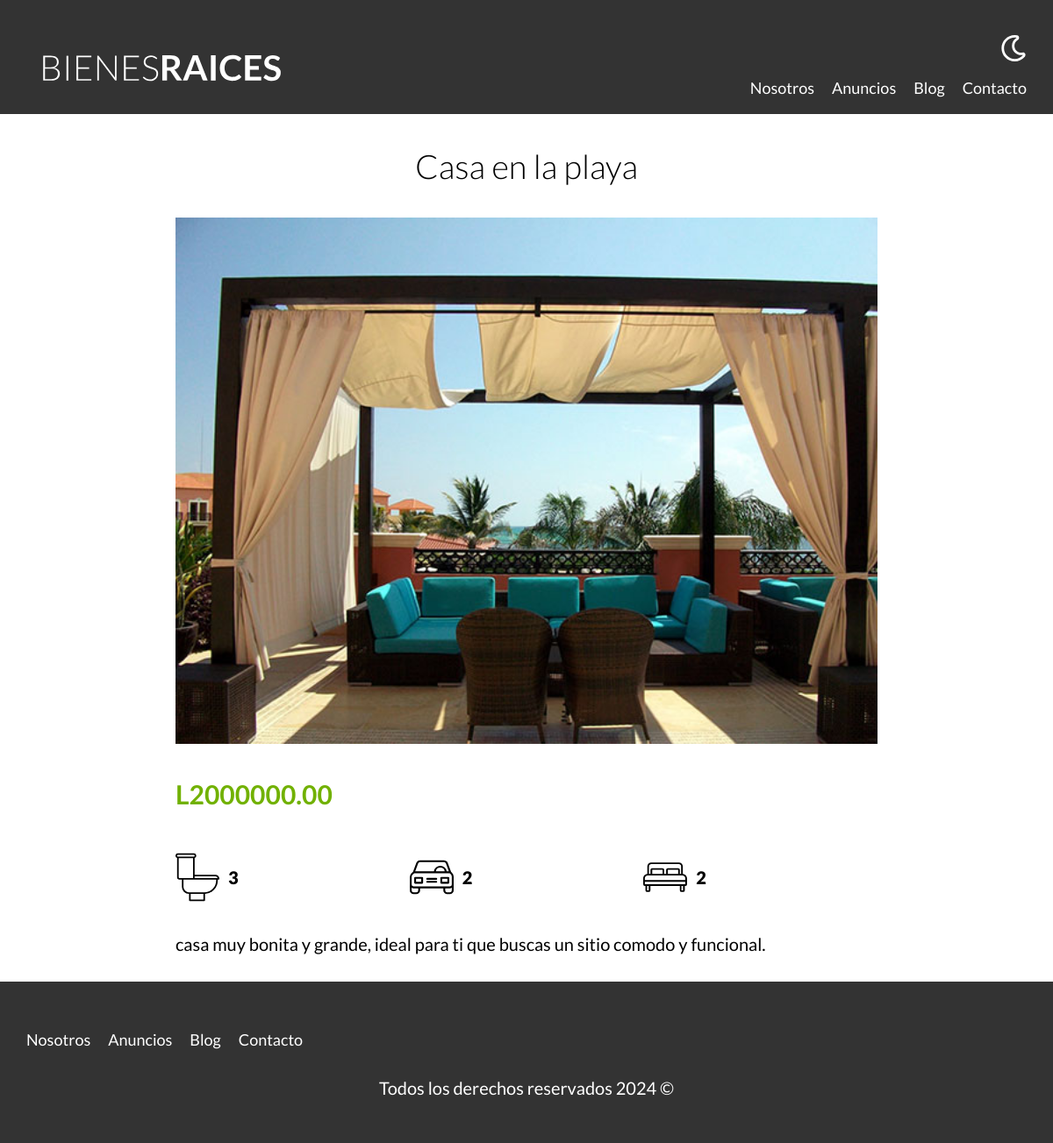
Screenshot of /propiedad?id=13 with the database file from the repository.
### tables this page shows
CREATE TABLE `propiedades` (
  `id` int NOT NULL AUTO_INCREMENT,
  `titulo` varchar(45) DEFAULT NULL,
  `precio` decimal(10,2) DEFAULT NULL,
  `imagen` varchar(200) DEFAULT NULL,
  `descripcion` longtext,
  `habitaciones` int DEFAULT NULL,
  `wc` int DEFAULT NULL,
  `estacionamiento` int DEFAULT NULL,
  `creado` date DEFAULT NULL,
  `vendedores_id` int NOT NULL,
  PRIMARY KEY (`id`),
  KEY `fk_propiedades_vendedores_idx` (`vendedores_id`),
  CONSTRAINT `fk_propiedades_vendedores` FOREIGN KEY (`vendedores_id`) REFERENCES `vendedores` (`id`)
);

### controllers/PaginasController.php (called while the page is built, shortened)
<?php
class PaginasController{
    public static function propiedad(Router $router){
        $id = validarRedireccionar('/propiedades');
        $propiedad = Propiedad::find($id);
        $router->render('/paginas/propiedad',[
            'propiedad'=>$propiedad
        ]);
    }
}

### public/index.php (called while the page is built, shortened)
<?php
$router= new Router();
$router->get('/admin', [PropiedadController::class, 'index']);
$router->get('/propiedades/crear', [PropiedadController::class, 'crear']);
$router->post('/propiedades/crear', [PropiedadController::class, 'crear']);
$router->get('/propiedades/actualizar', [PropiedadController::class, 'actualizar']);
$router->post('/propiedades/actualizar', [PropiedadController::class, 'actualizar']);
$router->post('/propiedades/eliminar', [PropiedadController::class, 'eliminar']);
$router->get('/vendedores/crear', [VendedorController::class, 'crear']);
$router->post('/vendedores/crear', [VendedorController::class, 'crear']);
$router->get('/vendedores/actualizar', [VendedorController::class, 'actualizar']);
$router->post('/vendedores/actualizar', [VendedorController::class, 'actualizar']);
$router->post('/vendedores/eliminar', [VendedorController::class, 'eliminar']);
$router->get('/',[PaginasController::class, 'index']);
$router->get('/nosotros',[PaginasController::class, 'nosotros']);
$router->get('/propiedades',[PaginasController::class, 'propiedades']);
$router->get('/propiedad',[PaginasController::class, 'propiedad']);
$router->get('/blog',[PaginasController::class, 'blog']);
$router->get('/entrada',[PaginasController::class, 'entrada']);
$router->get('/contacto',[PaginasController::class, 'contacto']);
$router->post('/contacto',[PaginasController::class, 'contacto']);
$router->get('/login',[LoginController::class,'login']);
$router->post('/login',[LoginController::class, 'login']);
$router->get('/logout',[LoginController::class, 'logout']);
$router->comprobarRutas();

### includes/funciones.php (called while the page is built, shortened)
<?php
function validarRedireccionar(string $url){
    $id=$_GET['id'];
    $id=filter_var($id, FILTER_VALIDATE_INT);
    return $id;
}

### models/ActiveRecord.php (called while the page is built, shortened)
<?php
class ActiveRecord{
    protected static $db;
    protected static $tabla = '';
    public static function setDB($database){
        self::$db = $database;
    }
    public static function find($id){
        $query="SELECT *FROM " . static::$tabla . " WHERE id=${id}";
        $resultado = self::consultarSQL($query);
        return array_shift($resultado);
    }
    public static function consultarSQL($query){
        $resultado = self::$db->query($query);
        $array = [];
        while($registro =$resultado->fetch_assoc()){
            $array[] = static::crearObjeto($registro);
        }
        return $array;
    }
    protected static function crearObjeto($registro){
        $objeto = new static();
        foreach($registro as $key => $value){
            if(property_exists($objeto, $key)){
                $objeto->$key = $value;
            }
        }
        return $objeto;
    }
}

### views/paginas/propiedad.php (the view)
<main class="contenedor seccion contenido-centrado">
        <h1><?php echo $propiedad->titulo; ?></h1>
        <img loading="lazy"  src="/imagenes/<?php echo $propiedad->imagen ?>" alt="">
        <div class="resumen-propiedad">
            <p class="precio">L<?php echo $propiedad->precio; ?></p>
            <ul class="iconos-caracteristicas">
                <li>
                    <img class="icono" loading="lazy" src="build/img/icono_wc.svg" alt="icono wc">
                    <p><?php echo $propiedad->wc; ?></p>
                </li>
                <li>
                    <img class="icono" loading="lazy" src="build/img/icono_estacionamiento.svg" alt="icono estacionamiento">
                    <p><?php echo $propiedad->estacionamiento; ?></p>
                </li>
                <li>
                    <img class="icono" loading="lazy" src="build/img/icono_dormitorio.svg" alt="icono dormitorio">
                    <p><?php echo $propiedad->habitaciones; ?></p>
                </li>
            </ul>
            <p><?php echo $propiedad->descripcion; ?></p>
        </div>
    </main>

### public/build/css/app.css (style rules this page uses)
html { -webkit-text-size-adjust:100%;line-height:1.15 }
body { margin:0 }
main { display:block }
h1 { font-size:2em;margin:.67em 0 }
img { border-style:none }
html { box-sizing:border-box;font-size:62.5% }
*,:after,:before { box-sizing:inherit }
body { font-family:Lato,sans-serif;font-size:1.6rem;line-height:1.8 }
p { color:#000;font-size:2rem }
.contenedor { margin:0 auto;max-width:120rem;width:95% }
img,picture { display:block;width:100% }
h1,h2,h3 { font-family:Lato,sans-serif;font-weight:300;margin:2.5rem 0;text-align:center }
h1 { font-size:3.8rem }
.seccion { margin-bottom:2.5rem;margin-top:2.5rem }
.contenido-centrado { max-width:80rem }
.icono { text-align:center }
.precio { color:#71b100;font-size:3rem;font-weight:700 }
.iconos-caracteristicas { display:flex;list-style:none;padding:0 }
.iconos-caracteristicas li { display:flex;flex:1 }
.iconos-caracteristicas li img { flex:0 0 5rem;margin-right:1rem }
.iconos-caracteristicas li p { font-weight:900;word-break:break-all }

### rows the page displays
propiedades: titulo "Casa en la playa", imagen (picture), precio "2000000.00", wc "3", estacionamiento "2", habitaciones "2", descripcion "casa muy bonita y grande, ideal para ti que buscas un sitio comodo y funcional."
